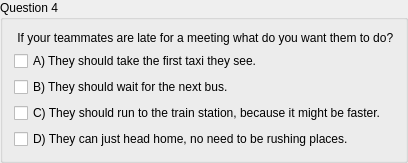
        <widget class="QGroupBox" name="groupBox_8">
         <property name="title">
          <string>Question 4</string>
         </property>
         <layout class="QGridLayout" name="gridLayout_10">
          <item row="0" column="0">
           <widget class="QLabel" name="label_9">
            <property name="text">
             <string> If your teammates are late for a meeting what do you want them to do?</string>
            </property>
           </widget>
          </item>
          <item row="2" column="0">
           <widget class="QCheckBox" name="checkBox_10">
            <property name="text">
             <string>B) They should wait for the next bus.</string>
            </property>
           </widget>
          </item>
          <item row="1" column="0">
           <widget class="QCheckBox" name="checkBox_9">
            <property name="text">
             <string>A) They should take the first taxi they see.</string>
            </property>
           </widget>
          </item>
          <item row="3" column="0">
           <widget class="QCheckBox" name="checkBox_11">
            <property name="text">
             <string>C) They should run to the train station, because it might be faster.</string>
            </property>
           </widget>
          </item>
          <item row="4" column="0">
           <widget class="QCheckBox" name="checkBox_12">
            <property name="text">
             <string>D) They can just head home, no need to be rushing places.</string>
            </property>
           </widget>
          </item>
         </layout>
        </widget>
